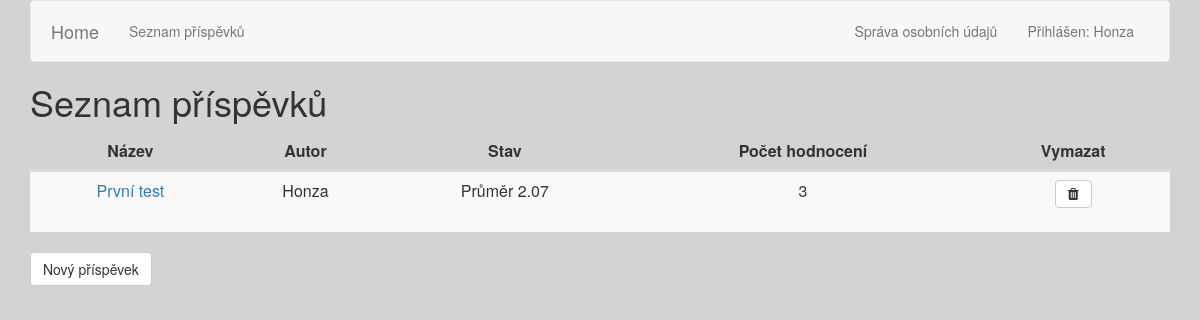
The page /seznam-prispevku.php (signed in) on the database its author committed.
### tables this page shows
CREATE TABLE IF NOT EXISTS `prispevek` (
    `id_prispevek`   INTEGER NOT NULL AUTO_INCREMENT,
    `nazev`          VARCHAR(50) NOT NULL,
    `autor`         VARCHAR(100) NOT NULL,
    `abstract`       VARCHAR(300) NOT NULL,
    `pdf_soubor`     VARCHAR(50) NOT NULL,
    `rozhodnuti`     VARCHAR(4) NOT NULL,
    `post`     VARCHAR(4) NOT NULL,
    PRIMARY KEY (`id_prispevek`));

### settings.inc.php (called while the page is built, shortened)
<?php
    $db_server = "localhost";
    $db_name = "db1_web";
    $db_user = "root";
    $db_pass = "";
?>

### database.class.php (called while the page is built, shortened)
<?php
include_once("settings.inc.php");
class Database {
    private $db;
    public function __construct(){
        global $db_server, $db_name, $db_user, $db_pass;
        $this->db = new PDO("mysql:host=$db_server;dbname=$db_name", $db_user, $db_pass);
        $this->db->setAttribute(PDO::ATTR_ERRMODE, PDO::ERRMODE_EXCEPTION);
        $this->db->query("SET NAMES utf8");
    }
    private function executeQuery($dotaz){
        $res = $this->db->query($dotaz);
        if (!$res) {
            $error = $this->db->errorInfo();
            echo $error[2];
            return null;
        } else {
            return $res;
        }
    }
    private function resultObjectToArray($obj){
        return $obj->fetchAll();
    }
    public function vsechnyPrispevky(){
        $q = "SELECT * FROM prispevek";
        $res = $this->executeQuery($q);
        $res =$this->resultObjectToArray($res);
        if($res != null && count($res)>0){
            return $res;
        } else {
            return null;
        }
    }
    public function hodnoceniPrispevku($prispevekID) {
        $q = "SELECT * FROM posudek
                WHERE posudek.id_prispevek=$prispevekID;";
        $res = $this->executeQuery($q);
        if($res != null && count($res)>0){
            $average = 0;
            $count = 0;
            foreach($res as $r) {
                if($r['originalita'] != 0 && $r['tema'] != 0 && $r['technicka_kvalita'] != 0 && $r['jazykova_kvalita'] != 0 && $r['doporuceni'] != 0) {
                    $average += $r['originalita'];
                    $average += $r['tema'];
                    $average += $r['technicka_kvalita'];
                    $average += $r['jazykova_kvalita'];
                    $average += $r['doporuceni'];
                    $count += 5;
                }
            }
            if($count > 0) {
                $result = $average / $count;
                return $result;
            } else {
                return null;
            }
        } else {
            return null;
        }
    }
    public function isUserLogged(){
        return isset($_SESSION["user"]);
    }
}
?>

### seznam-prispevku.php (the view, shortened to what this page needs)
<?php
    $title = "Seznam příspěvků";
    include("zaklad.php");
    $PDOObj = head($title);
?>
<?php
    if(!$PDOObj->isUserLogged()) {
?>
    <b>Tato strána je dostupná pouze přihlášeným uživatelům.</b>
<?php
    } else {
?>
<?php
        $prispevky = $PDOObj->vsechnyPrispevky();
        $prispevkyAutora = 0;
        foreach($prispevky as $p) {
            if($p["autor"] === $_SESSION["user"]["jmeno"] && $p["post"] != "ano"){
                $prispevkyAutora++;
            }
        }
        if($prispevkyAutora > 0) {
?>
    <table class="table table-striped">
        <thead>
            <tr><th>Název</th><th>Autor</th><th>Stav</th><th>Počet hodnocení</th><th>Vymazat</th></tr>
        </thead>
        <tbody>
        <?php
            $prispevky = $PDOObj->vsechnyPrispevky();
            if($prispevky != null) {
                foreach($prispevky as $p){
                    if($p["autor"] === $_SESSION["user"]["jmeno"] && $p["post"] != "ano"){
                        $hodnoceni = $PDOObj->hodnoceniPrispevku($p['id_prispevek']);
                        $hodnoceni = round($hodnoceni, 2);
                        if($hodnoceni == null) {
                            $hodnoceni = "Zatím nehodnoceno";
                        } else {
                            $hodnoceni = "Průměr ".$hodnoceni;
                        }
                        $posudkyPrispevku = $PDOObj->posudkyPrispevku($p['id_prispevek']);
                        $pocetHodnoceni = 0;
                        foreach($posudkyPrispevku as $pp) {
                            if($pp['originalita'] != 0 && $pp['tema'] != 0 && $pp['technicka_kvalita'] != 0 && $pp['jazykova_kvalita'] != 0 && $pp['doporuceni'] != 0) {
                                $pocetHodnoceni++;
                            }
                        }
                        echo "<tr><td><a href='index.php?page=8&action=edit&prispevek=$p[id_prispevek]'>$p[nazev]</a></td><td>$p[autor]</td>
                            <td>$hodnoceni</td>
                            <td>$pocetHodnoceni</td>
                            <td>
                                <form action='' method='POST'>
                                    <input type='hidden' name='prispevek-id' value='$p[id_prispevek]'>
                                    <button class='btn btn-default' type='submit' name='potvrzeni'><i class='fa fa-trash' aria-hidden='true'></i></button>
                                </form>
                            </td></tr>";
                    }
                }
            }
        ?>
        </tbody>
    </table>
<?php
        } else {
            echo "<b>Přihlášený uživatel nemá žádné příspěvky!</b><br><br>";
        }
?>
    <a class="btn btn-default" href="index.php?page=6">Nový příspěvek</a>
<?php
    }
?>

### css/styles.css (style rules this page uses)
body { background-color: lightgray; }
.table { text-align: center; }
th { text-align: center; }

### rows shown on the page
prispevek: nazev "První test", autor "Honza", hodnoceni "Průměr 2.07", pocetHodnoceni "3"

### other values the page prints
$_SESSION["user"]["jmeno"] "Honza"
$title "Seznam příspěvků"
